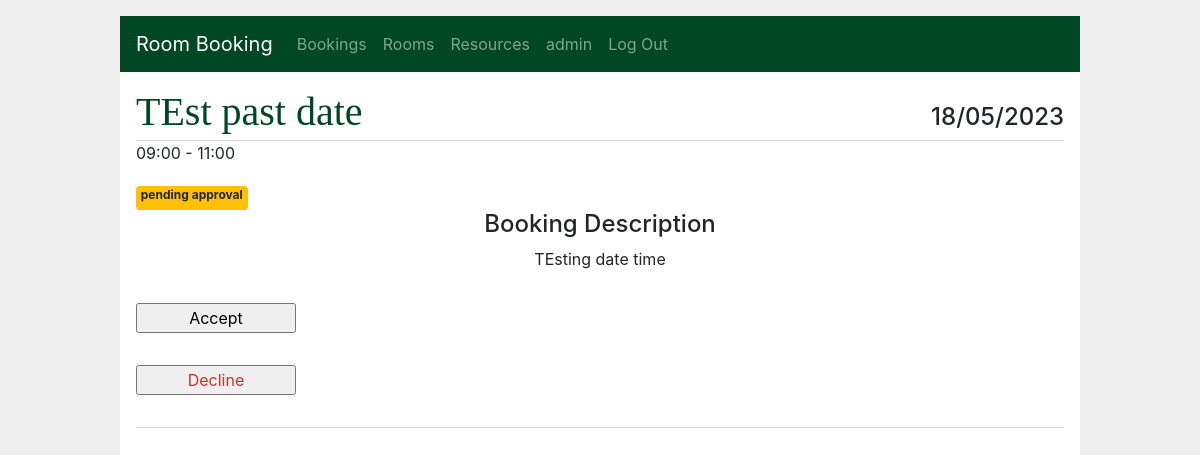
The page /bookings/5/accept (signed in) on the database as committed earlier.
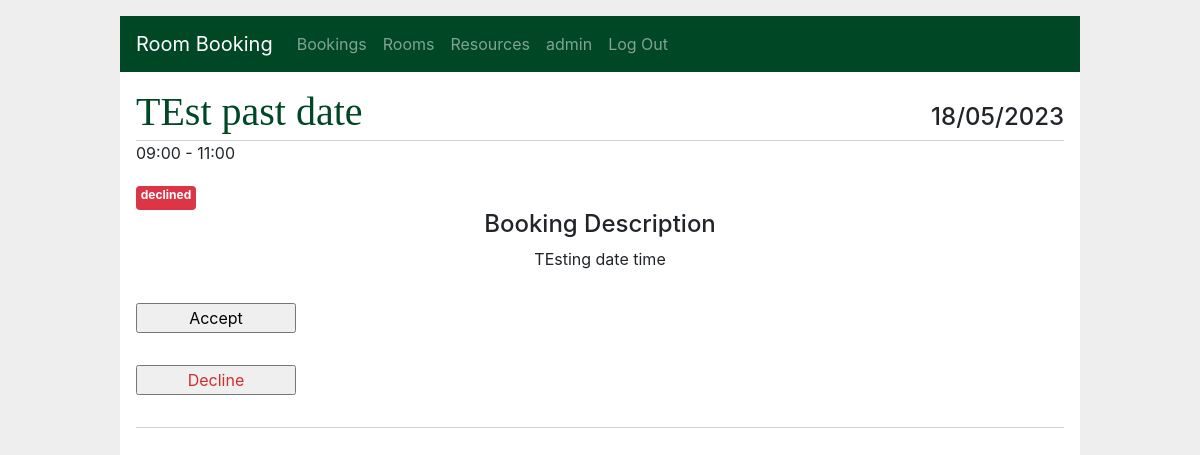
The same page on the database as committed later.
### app/models/room.py (models this page shows, shortened)
class RoomBooking(db.Model):
    __tablename__ = "roombookings"
    id = db.Column(db.Integer, primary_key=True, autoincrement=True, nullable=False)
    creator_id = db.Column(db.Integer, ForeignKey("users.id", ondelete="CASCADE"), nullable=False)
    title = db.Column(db.String(150), nullable=False)
    summary = db.Column(db.Text, nullable=False)
    status = db.Column(db.String, default='pending approval', nullable=False)
    event_start = db.Column(db.DateTime, nullable=False)
    time_start = db.Column(db.DateTime, nullable=False)
    time_end = db.Column(db.DateTime, nullable=False)
    created = db.Column(db.DateTime, default=now, nullable=False)
    attendees = db.Column(db.Integer, nullable=False)
    booked_resources = db.relationship('BookedResource', back_populates="room_booking",
                                       cascade='all, delete, delete-orphan')
    creator = db.relationship('User', foreign_keys=[creator_id], backref=backref("user", cascade="all,delete"))
    room_id = db.Column(db.Integer, ForeignKey("rooms.id"), nullable=False)
    room = db.relationship('Room', foreign_keys=[room_id])

### app/bookings/routes.py (the view)
@bp.route('/<int:id>/accept', methods=('GET', 'POST',))
@login_required
def accept(id):
    booking = get_booking(id)
    admin = User.query.filter_by(
        id=session.get('user_id')).first()
    if admin.role != "admin":
        abort(403)
    return render_template('bookings/accept.html', booking=booking)

### app/bookings/routes.py (called while the page is built)
def get_booking(id, check_author=True):
    user_id = session.get('user_id')
    booking = RoomBooking.query.filter_by(id=id).first()
    if booking is None:
        abort(404, f"Booking id {id} doesn't exist.")
    admin = User.query.filter_by(
        id=user_id).first()
    if check_author and booking.creator_id != user_id and admin.role != "admin":
        abort(403)
    return booking

### app/main/routes.py (called while the page is built)
@bp.before_app_request
def load_logged_in_user():
    user_id = session.get('user_id')
    if user_id is None:
        g.user = None
    else:
        g.user = User.query.filter_by(
                id=user_id).first()

def login_required(view):
    @functools.wraps(view)
    def wrapped_view(**kwargs):
        if g.user is None:
            return redirect(url_for('main.login'))
        return view(**kwargs)
    return wrapped_view

### app/templates/bookings/accept.html
{% extends 'base.html' %}
{% block header %}
  <h1>{% block title %}{{ booking.title }}{% endblock %}</h1>
    <h4>{{ booking.event_start.strftime('%d/%m/%Y') }}</h4>
{% endblock %}
{% block content %}
<div class="testing">
  <div class="time-bar">
    <p>{{ booking.time_start.strftime('%H:%M') }} - {{ booking.time_end.strftime('%H:%M') }}</p>
  </div>
</div>
    {% if booking.status == 'declined' %}
      <div class="badge badge-danger">
        {{ booking.status }}
      </div>
    {% elif booking.status == 'accepted' %}
      <div class="badge badge-success">
        {{ booking.status }}
      </div>
    {% elif booking.status == 'pending approval' %}
      <div class="badge badge-warning">
        {{ booking.status }}
      </div>
    {% endif %}
<h4 class="d-flex justify-content-center">Booking Description</h4>
<div class="container d-flex justify-content-center">
  <p style="white-space: pre-wrap;">{{ booking['summary'] }}</p>
</div>
{% if booking['status'] == 'pending approval' and g.user.role == 'admin' or g.user.role == 'admin' %}
  {% if booking.status == 'accepted' %}
    <form action="{{ url_for('bookings.declined', id=booking['id']) }}" method="post">
      <input class="danger" type="submit" value="Cancel">
    </form>
  {% else %}
    <div class="approve">
      <form action="{{ url_for('bookings.accepted', id=booking['id']) }}" method="post">
        <input class="success" type="submit" value="Accept">
      </form>
      <form action="{{ url_for('bookings.declined', id=booking['id']) }}" method="post">
        <input class="danger" type="submit" value="Decline">
      </form>
    </div>
  <hr>
  {% endif %}
{% endif %}
{% endblock %}

Rows that differ between the two databases and show on the page:
changed RoomBooking "TEst past date": status "pending approval" → "declined"
